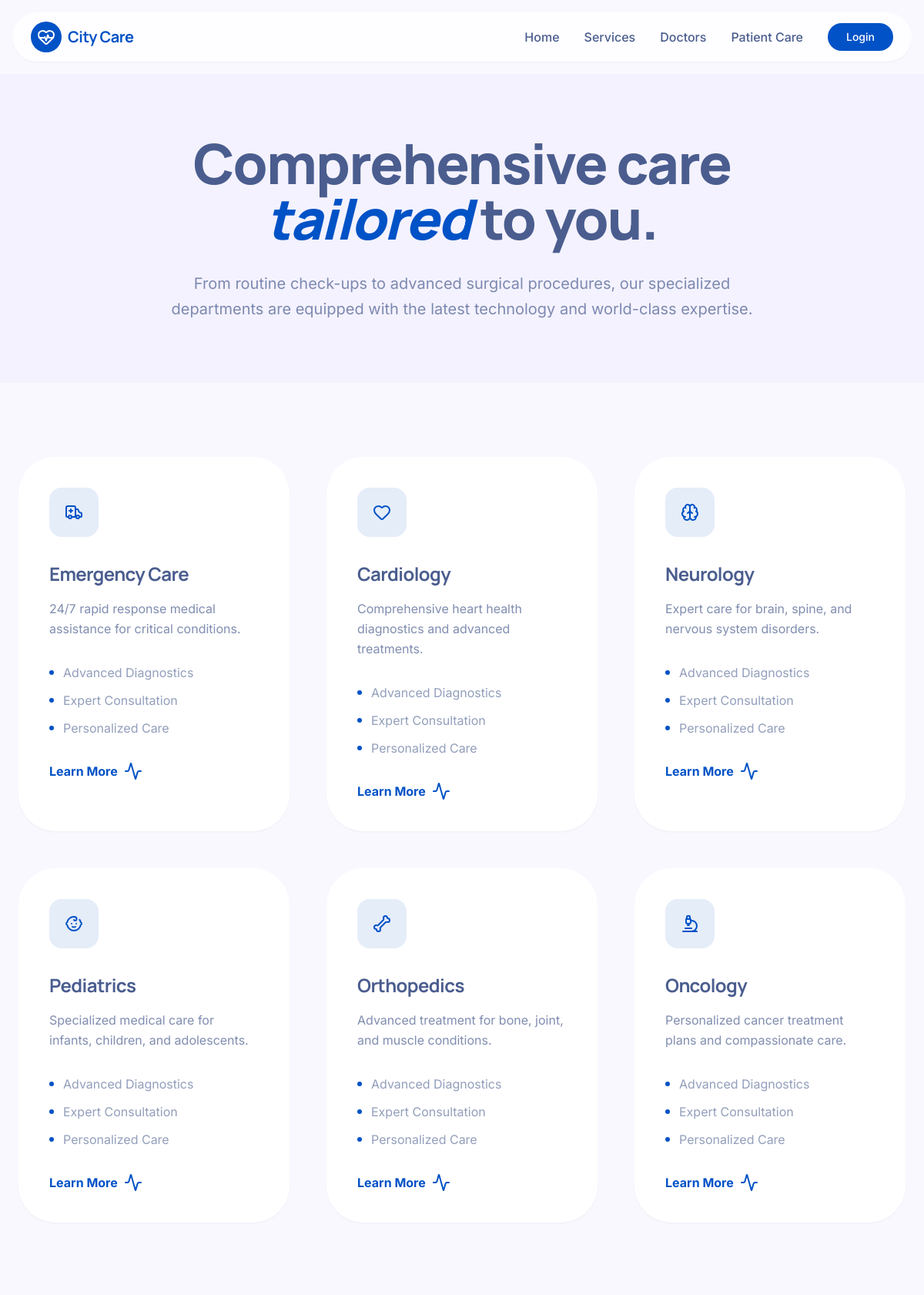
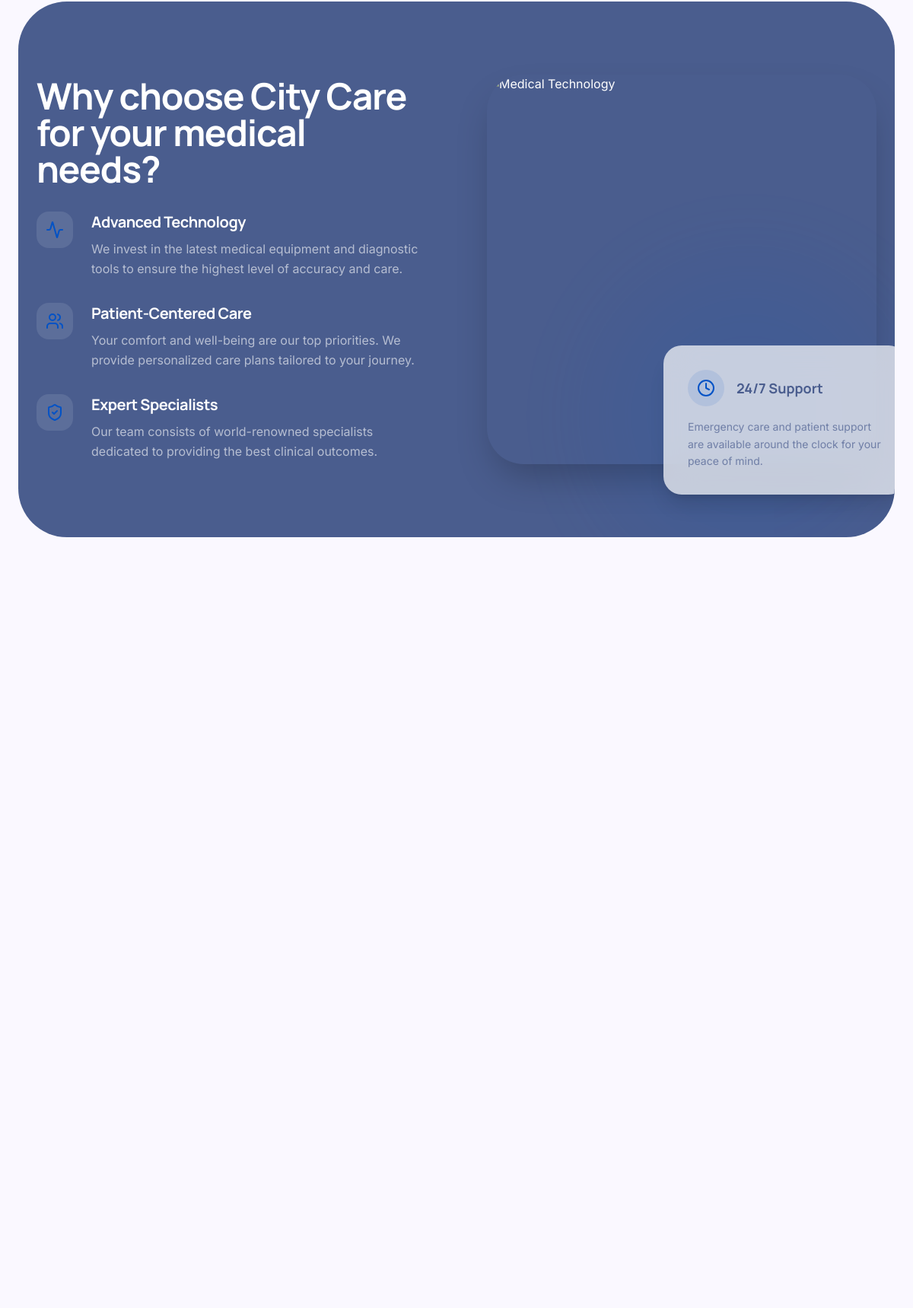
/services.php (upper part), run on the app's committed database (2 pictures, top to bottom).
### tables this page shows
CREATE TABLE IF NOT EXISTS services (
    id INT AUTO_INCREMENT PRIMARY KEY,
    title VARCHAR(255) NOT NULL,
    description TEXT,
    icon VARCHAR(50)
);

### services.php (the view, shortened to what this page needs)
<?php
include 'header.php';
include 'db_connect.php';
$sql = "SELECT * FROM services";
$result = $conn->query($sql);
?>
<div class="pt-24 min-h-screen">
    <section class="px-6 py-20 bg-surface-soft">
        <div class="max-w-7xl mx-auto text-center">
            <h1 class="text-5xl md:text-7xl font-display font-extrabold text-secondary leading-tight mb-8">
                Comprehensive care <br /> <span class="text-primary italic">tailored</span> to you.
            </h1>
            <p class="text-xl text-secondary/70 leading-relaxed max-w-3xl mx-auto">
                From routine check-ups to advanced surgical procedures, our specialized departments are equipped with the latest technology and world-class expertise.
            </p>
        </div>
    </section>
    <section class="py-24 px-6">
        <div class="max-w-7xl mx-auto grid grid-cols-1 md:grid-cols-2 lg:grid-cols-3 gap-12">
            <?php
            if ($result->num_rows > 0):
                while($service = $result->fetch_assoc()):
            ?>
            <div class="bg-white rounded-[3rem] p-10 shadow-sm hover:shadow-2xl transition-all duration-500 group">
                <div class="w-16 h-16 bg-primary/10 rounded-2xl flex items-center justify-center text-primary mb-8 group-hover:bg-primary group-hover:text-white transition-colors duration-500">
                    <i data-lucide="<?php echo $service['icon']; ?>" size="32"></i>
                </div>
                <h3 class="text-2xl font-display font-bold text-secondary mb-4"><?php echo $service['title']; ?></h3>
                <p class="text-secondary/70 leading-relaxed mb-8"><?php echo $service['description']; ?></p>
                <ul class="space-y-3 mb-8">
                    <li class="flex items-center gap-3 text-secondary/60">
                        <div class="w-1.5 h-1.5 bg-primary rounded-full"></div>
                        Advanced Diagnostics
                    </li>
                    <li class="flex items-center gap-3 text-secondary/60">
                        <div class="w-1.5 h-1.5 bg-primary rounded-full"></div>
                        Expert Consultation
                    </li>
                    <li class="flex items-center gap-3 text-secondary/60">
                        <div class="w-1.5 h-1.5 bg-primary rounded-full"></div>
                        Personalized Care
                    </li>
                </ul>
                <button class="text-primary font-bold flex items-center gap-2 group/btn">
                    Learn More <i data-lucide="activity" size="18" class="transition-transform group-hover/btn:translate-x-1"></i>
                </button>
            </div>
            <?php
                endwhile;
            endif;
            ?>
        </div>
    </section>
    <section class="py-24 px-6 bg-secondary text-white rounded-[4rem] mx-6 mb-24 overflow-hidden relative">
        <div class="absolute top-0 right-0 w-1/2 h-full opacity-10 pointer-events-none">
        </div>
        <div class="max-w-7xl mx-auto grid grid-cols-1 lg:grid-cols-2 gap-20 items-center">
            <div>
                <h2 class="text-4xl md:text-5xl font-display font-bold mb-8">
                    Why choose City Care for your medical needs?
                </h2>
                <div class="space-y-8">
                    <div class="flex gap-6">
                        <div class="w-12 h-12 bg-white/10 rounded-2xl flex items-center justify-center text-primary shrink-0">
                            <i data-lucide="activity" size="24"></i>
                        </div>
                        <div>
                            <h4 class="text-xl font-bold mb-2">Advanced Technology</h4>
                            <p class="text-white/60 leading-relaxed">We invest in the latest medical equipment and diagnostic tools to ensure the highest level of accuracy and care.</p>
                        </div>
                    </div>
                    <div class="flex gap-6">
                        <div class="w-12 h-12 bg-white/10 rounded-2xl flex items-center justify-center text-primary shrink-0">
                            <i data-lucide="users" size="24"></i>
                        </div>
                        <div>
                            <h4 class="text-xl font-bold mb-2">Patient-Centered Care</h4>
                            <p class="text-white/60 leading-relaxed">Your comfort and well-being are our top priorities. We provide personalized care plans tailored to your journey.</p>
                        </div>
                    </div>
                    <div class="flex gap-6">
                        <div class="w-12 h-12 bg-white/10 rounded-2xl flex items-center justify-center text-primary shrink-0">
                            <i data-lucide="shield-check" size="24"></i>
                        </div>
                        <div>
                            <h4 class="text-xl font-bold mb-2">Expert Specialists</h4>
                            <p class="text-white/60 leading-relaxed">Our team consists of world-renowned specialists dedicated to providing the best clinical outcomes.</p>
                        </div>
                    </div>
                </div>
            </div>
            <div class="relative">
                <div class="aspect-square rounded-[3rem] overflow-hidden shadow-2xl">
                    <img src="https://images.unsplash.com/photo-1516549655169-df83a0774514?auto=format&fit=crop&q=80&w=1000" alt="Medical Technology" class="w-full h-full object-cover" referrerPolicy="no-referrer">
                </div>
                <div class="absolute -bottom-10 -right-10 glass-bar p-8 rounded-3xl shadow-xl max-w-xs text-secondary hidden md:block">
                    <div class="flex items-center gap-4 mb-4">
                        <div class="w-12 h-12 bg-primary/10 rounded-full flex items-center justify-center text-primary">
                            <i data-lucide="clock" size="24"></i>
                        </div>
                        <span class="font-display font-bold text-lg">24/7 Support</span>
                    </div>
                    <p class="text-sm text-secondary/70 leading-relaxed">
                        Emergency care and patient support are available around the clock for your peace of mind.
                    </p>
                </div>
            </div>
        </div>
    </section>
</div>
<?php include 'footer.php'; ?>

### header.php (shortened to what this page needs)
<!DOCTYPE html>
<html lang="en">
<head>
    <script src="https://cdn.tailwindcss.com"></script>
</head>
<body class="antialiased">
    <nav class="fixed top-0 left-0 right-0 z-50 px-4 py-4">
        <div class="max-w-7xl mx-auto flex items-center justify-between glass-bar rounded-full px-6 py-3">
            <a href="index.php" class="flex items-center gap-2 group">
                <div class="w-10 h-10 bg-primary rounded-full flex items-center justify-center text-white transition-transform group-hover:rotate-12">
                    <i data-lucide="heart-pulse"></i>
                </div>
                <span class="font-display font-bold text-xl tracking-tight text-primary">City Care</span>
            </a>
            <div class="hidden md:flex items-center gap-8">
                <?php if(!isset($_SESSION['user_role']) || $_SESSION['user_role'] !== 'admin'): ?>
                    <a href="index.php" class="font-medium transition-colors hover:text-primary">Home</a>
                    <a href="services.php" class="font-medium transition-colors hover:text-primary">Services</a>
                    <a href="doctors.php" class="font-medium transition-colors hover:text-primary">Doctors</a>
                    <a href="patient-care.php" class="font-medium transition-colors hover:text-primary">Patient Care</a>
                <?php endif; ?>
                <?php if(isset($_SESSION['user_id'])): ?>
                    <?php if(isset($_SESSION['user_role']) && $_SESSION['user_role'] == 'admin'): ?>
                        <a href="admin_dashboard.php" class="font-bold transition-colors hover:text-primary ">Admin Portal</a>
                        <a href="admin_messages.php" class="font-bold transition-colors hover:text-primary ">Messages</a>
                    <?php else: ?>
                        <a href="my_appointments.php" class="font-bold transition-colors hover:text-primary ">My Appointments</a>
                        <a href="patient_messages.php" class="font-bold transition-colors hover:text-primary ">Messages</a>
                    <?php endif; ?>
                    <div class="flex items-center gap-4 border-l border-secondary/20 pl-6 ml-2">
                        <div class="flex items-center gap-2 bg-surface-soft pl-1 pr-4 py-1 rounded-full border border-secondary/10">
                            <img src="https://ui-avatars.com/api/?name=<?php echo urlencode($_SESSION['user_name']); ?>&background=0052c6&color=fff&rounded=true" alt="User" class="w-8 h-8 rounded-full">
                            <span class="text-sm font-bold text-secondary">Hi, <?php echo explode(' ', $_SESSION['user_name'])[0]; ?></span>
                        </div>
                        <a href="logout.php" class="text-sm font-bold text-primary hover:underline ml-2">Logout</a>
                    </div>
                <?php else: ?>
                    <a href="login.php" class="btn-primary py-2 px-6 text-sm">Login</a>
                <?php endif; ?>
            </div>
        </div>
    </nav>

### footer.php (shortened to what this page needs)
</body>
</html>

### header.php (style rules this page uses)
body { background-color: #faf8ff; color: #4a5d8e; font-family: 'Inter', sans-serif; }
h1, h2, h3, h4, h5, h6 { font-family: 'Manrope', sans-serif; font-weight: 600; letter-spacing: -0.025em; }
.glass-bar { background: rgba(255, 255, 255, 0.7); backdrop-filter: blur(20px); box-shadow: 0 1px 2px 0 rgba(0, 0, 0, 0.05); }
.btn-primary { background-color: #0052c6; color: white; padding: 0.75rem 1.5rem; border-radius: 9999px; font-weight: 500; transition: all 0.2s; }

### data on the page
services: title "Emergency Care", description "24/7 rapid response medical assistance for critical conditions."
services: title "Cardiology", description "Comprehensive heart health diagnostics and advanced treatments."
services: title "Neurology", description "Expert care for brain, spine, and nervous system disorders."
services: title "Pediatrics", description "Specialized medical care for infants, children, and adolescents."
services: title "Orthopedics", description "Advanced treatment for bone, joint, and muscle conditions."
services: title "Oncology", description "Personalized cancer treatment plans and compassionate care."
